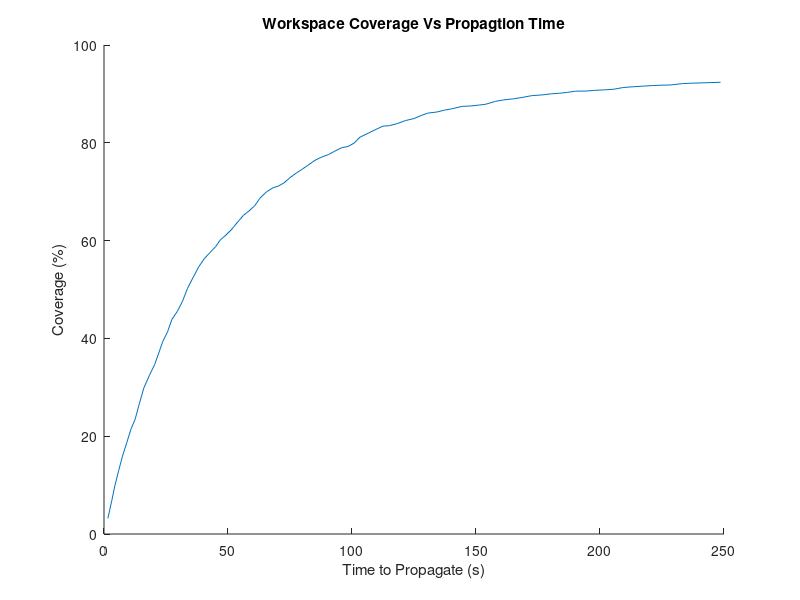
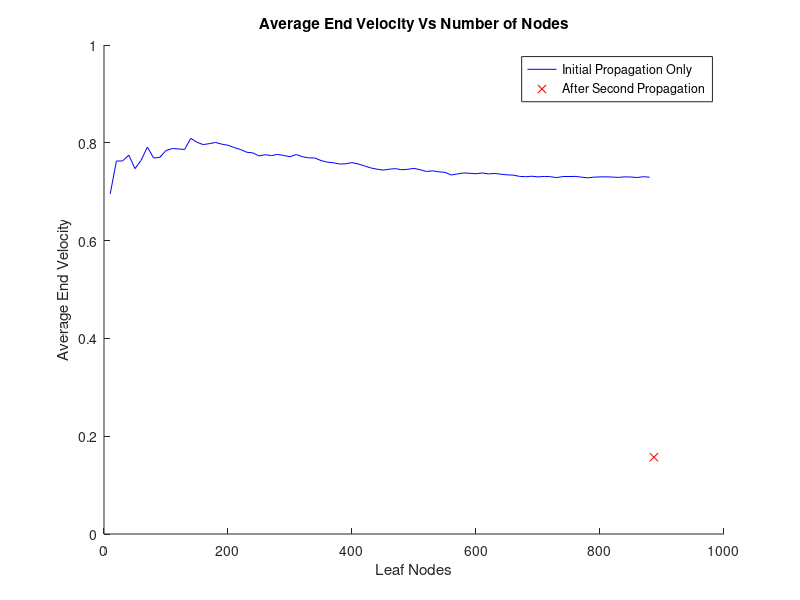
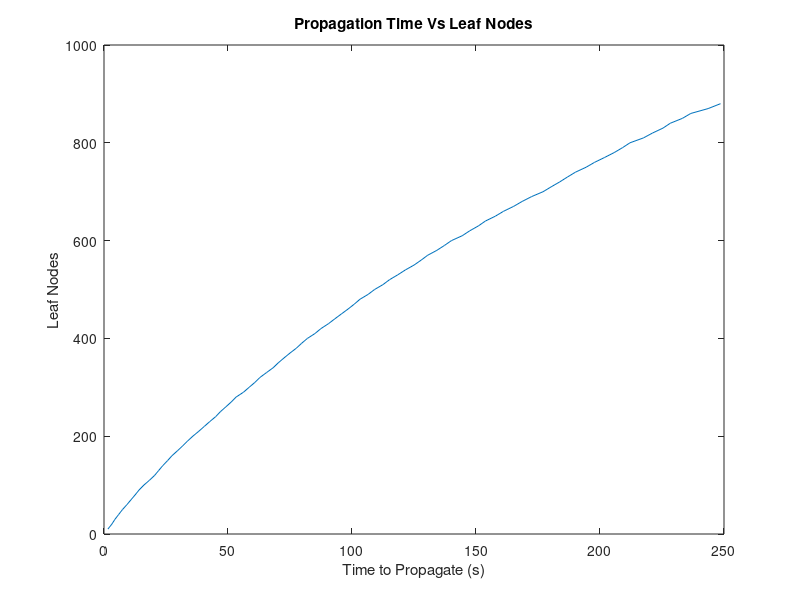
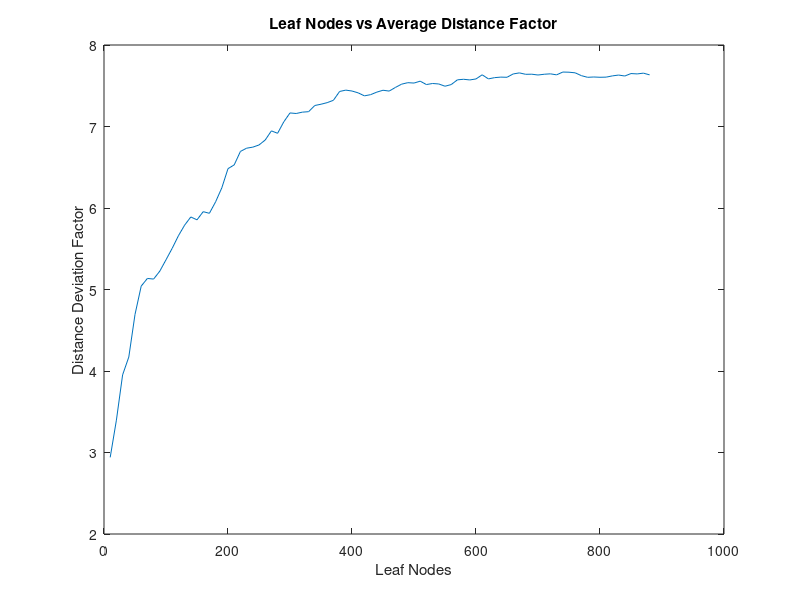

Source code (MATLAB) for these figures, in order:
clear;
close all;

load("tree_stats.csv")

nodes = tree_stats(:,1);
dist_dev = tree_stats(:,2);
coverage = tree_stats(:,3);
end_velocity = tree_stats(:,4);
time_to_propagate = tree_stats(:,5);


figure(1)
hold on
plot(time_to_propagate, coverage * 100)
hold off
title("Workspace Coverage Vs Propagtion Time")
xlabel("Time to Propagate (s)");
ylabel("Coverage (%)");

figure(2)
hold on;
plot(nodes, end_velocity, "b-")
plot([887], [.1571], "rx")
hold off;
title("Average End Velocity Vs Number of Nodes")
xlabel("Leaf Nodes");
ylabel("Average End Velocity");
legend("Initial Propagation Only", "After Second Propagation")

figure(3)
plot(time_to_propagate, nodes)
title("Propagation Time Vs Leaf Nodes")
xlabel("Time to Propagate (s)");
ylabel("Leaf Nodes");

figure(4)
plot(nodes, dist_dev)
title("Leaf Nodes vs Average Distance Factor")
xlabel("Leaf Nodes");
ylabel("Distance Deviation Factor");(5 + sqrt(2) * .6)^2